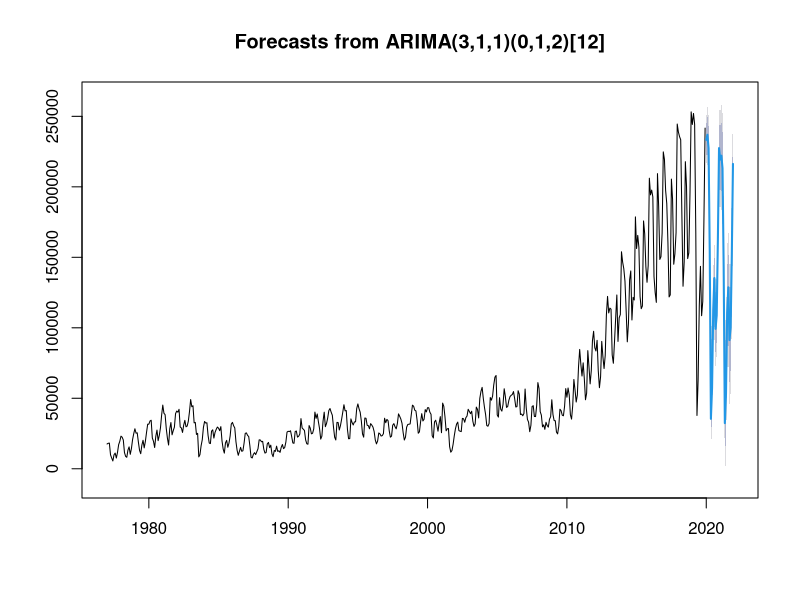

This figure's R source:
#load the required libraries
library(caret)
library(forecast)
library(tseries)

#load the data set
arrivals <- read.csv("tourist_arrivals.csv")
head(arrivals)
str(arrivals)

#-----check NA values--------

#check NA values in arrivals
any(is.na(arrivals))


#splitting arrivals data frame into training and testing
arrivals_train <- arrivals[1:516, ]
arrivals_test <- arrivals[517:540, ]

#convert to time series format
arrivals_timeseries <- ts(arrivals_train$Tourist_Arrivals, start = c(1977,1),
                          end = c(2019,12), frequency = 12)

#arima model
arrivals_model <- auto.arima(arrivals_timeseries)
arrivals_model

summary(arrivals_model)

#testing the predicted data
forecasting_arima = forecast(arrivals_model, h=2*12)
summary(forecasting_arima)
plot(forecasting_arima)


